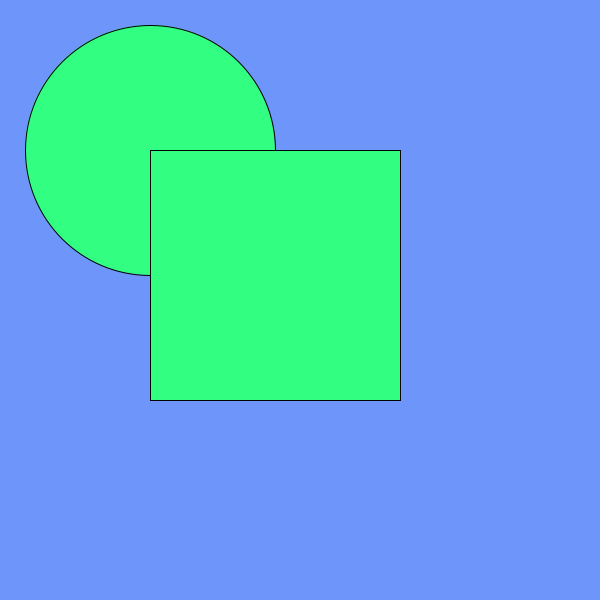
Frame 1 (no input)
Frame 60 (the mouse pressed at the canvas centre just before this capture): identical to frame 1, image omitted
Frame 120 (the mouse held since frame 60 and released just before this capture): identical to frame 1, image omitted

The Processing sketch that drew this single still picture (run headless with seeded random() and noise(); from frame 60 on, the mouse is pressed at the canvas centre):

// Processing sketch: sketch_171004e
// ── sketch_171004e.pde
int x; 
int y; 
int size; 
float dist; 
boolean buttonClicked; 

void setup(){
  size(600, 600); 
  x = width/4; 
  y = height/4; 
  size = 250; 
}

//I want to change the frame rate but I am having a hard time

void draw(){
    
  if(buttonClicked){
    background(255);  
    fill(random(0, 255), random(0,255), random(0, 255));

  }else{
    background(110, 150, 250); 
    fill(50, 255, 130); 
  }
  
  ellipse(x, y, size, size);  
  rect(x, y, size, size);
  dist = dist(mouseX, mouseY, x, y); 
  println(dist); 
}
void mousePressed(){
  if(dist <= 50){
    buttonClicked = !buttonClicked; 
  }
}
